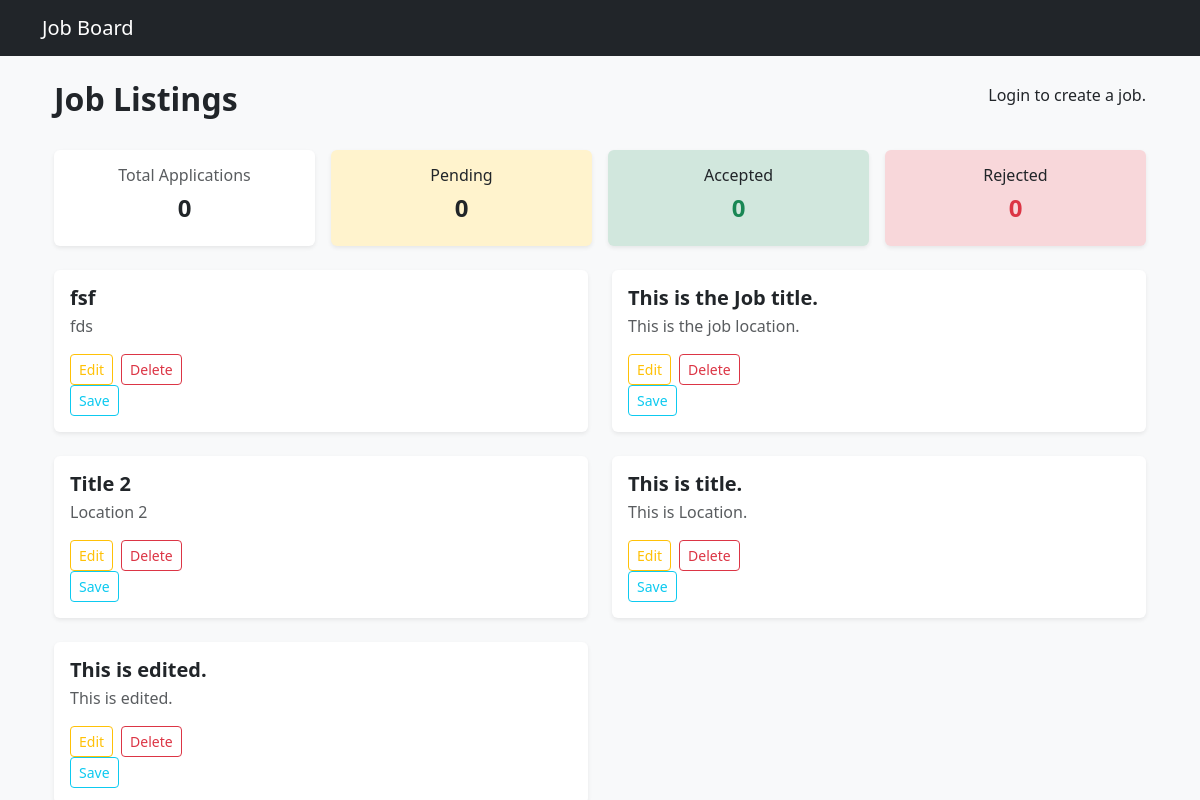
The app's page /jobboard/ with its own data.
### jobboard/models.py (models this page shows, shortened)
class Job(models.Model):
    user = models.ForeignKey(User, on_delete=models.CASCADE)
    title = models.CharField(max_length=200, null=False)
    slug = models.SlugField(unique=True, null=True, blank=True)
    description = models.TextField(null=False)
    location = models.CharField(max_length=100, null=False)
    created_at = models.DateTimeField(auto_now_add=True)
    updated_at = models.DateTimeField(auto_now=True)
    class Meta:
        ordering = ["-created_at"]

### jobboard/views.py (the view, shortened to what this page needs)
# urls.py: path("", views.job_list, name="job_list"),
def job_list(request):
    jobs = Job.objects.all()
    applied_jobs = []
    saved_jobs = []
    total_application_count = 0
    pending_application_count = 0
    accepted_application_count = 0
    rejected_application_count = 0
    saved_job_ids = []
    return render(
        request,
        "jobboard/job_list.html",
        {
            "jobs": jobs,
            "applied_jobs": applied_jobs,
            "total_application_count": total_application_count,
            "accepted_application_count": accepted_application_count,
            "rejected_application_count": rejected_application_count,
            "pending_application_count": pending_application_count,
            "saved_jobs": saved_jobs,
        },
    )

### jobboard/templates/jobboard/job_list.html (shortened to what this page needs)
{% extends 'base.html' %} {% block title %}Jobs{% endblock %}
{% block content %}
<div class="container mt-4">
  <div class="d-flex justify-content-between align-items-center mb-4">
    <h2 class="fw-bold">Job Listings</h2>
    {% if not user.is_authenticated %}
    <p>Login to create a job.</p>
    {% elif user.userrole.role == 'recruiter' %}
    <a href="{% url 'create_job' %}" class="btn btn-primary shadow-sm">
      + Create Job
    </a>
    {% else %}
    <p>Only recruiters can create a job.</p>
    {% endif %}
  </div>
  <div class="row mb-4 g-3">
    <div class="col-md-3">
      <div class="card text-center shadow-sm border-0">
        <div class="card-body">
          <h6 class="text-muted">Total Applications</h6>
          <h4 class="fw-bold">{{ total_application_count }}</h4>
        </div>
      </div>
    </div>
    <div class="col-md-3">
      <div class="card text-center shadow-sm border-0 bg-warning-subtle">
        <div class="card-body">
          <h6>Pending</h6>
          <h4 class="fw-bold">{{ pending_application_count }}</h4>
        </div>
      </div>
    </div>
    <div class="col-md-3">
      <div class="card text-center shadow-sm border-0 bg-success-subtle">
        <div class="card-body">
          <h6>Accepted</h6>
          <h4 class="fw-bold text-success">{{ accepted_application_count }}</h4>
        </div>
      </div>
    </div>
    <div class="col-md-3">
      <div class="card text-center shadow-sm border-0 bg-danger-subtle">
        <div class="card-body">
          <h6>Rejected</h6>
          <h4 class="fw-bold text-danger">{{ rejected_application_count }}</h4>
        </div>
      </div>
    </div>
  </div>
  <div class="row g-4">
    {% for job in jobs %}
    <div class="col-md-6">
      <div class="card h-100 shadow-sm border-0 position-relative job-card">
        <div class="card-body">
          <div class="d-flex justify-content-between align-items-start">
            <h5 class="card-title fw-semibold mb-1">
              <a
                href="{% url 'job_detail' job.id %}"
                class="text-decoration-none text-dark"
              >
                {{ job.title }}
              </a>
            </h5>
          </div>
          <p class="text-muted mb-3">{{ job.location }}</p>
          <div class="d-flex gap-2 position-relative" style="z-index: 2">
            <a
              href="{% url 'update_job' job.id %}"
              class="btn btn-sm btn-outline-warning"
            >
              Edit
            </a>
            <a
              href="{% url 'delete_job' job.id %}"
              class="btn btn-sm btn-outline-danger"
            >
              Delete
            </a>
          </div>
          <form method="POST" action="{% url 'toggle_save_job' job.id %}">
            {% if job in saved_jobs %}
            <button class="btn btn-sm btn-outline-info">Unsave</button>
            {% else %}
            <button class="btn btn-sm btn-outline-info">Save</button>
            {% endif %}
          </form>
        </div>
      </div>
    </div>
    {% empty %}
    <div class="text-center mt-5">
      <h5 class="text-muted">No jobs available</h5>
    </div>
    {% endfor %}
  </div>
</div>
  {% endblock %}

### jobboard/templates/jobboard/job_list.html (style rules this page uses)
.job-card { transition: transform 0.2s ease, box-shadow 0.2s ease; }

### records on screen
Job: title "fsf", location "fds"
Job: title "This is the Job title.", location "This is the job location."
Job: title "Title 2", location "Location 2"
Job: title "This is title.", location "This is Location."
Job: title "This is edited.", location "This is edited."

### other values on screen
{{ total_application_count }} "0"
{{ pending_application_count }} "0"
{{ accepted_application_count }} "0"
{{ rejected_application_count }} "0"
